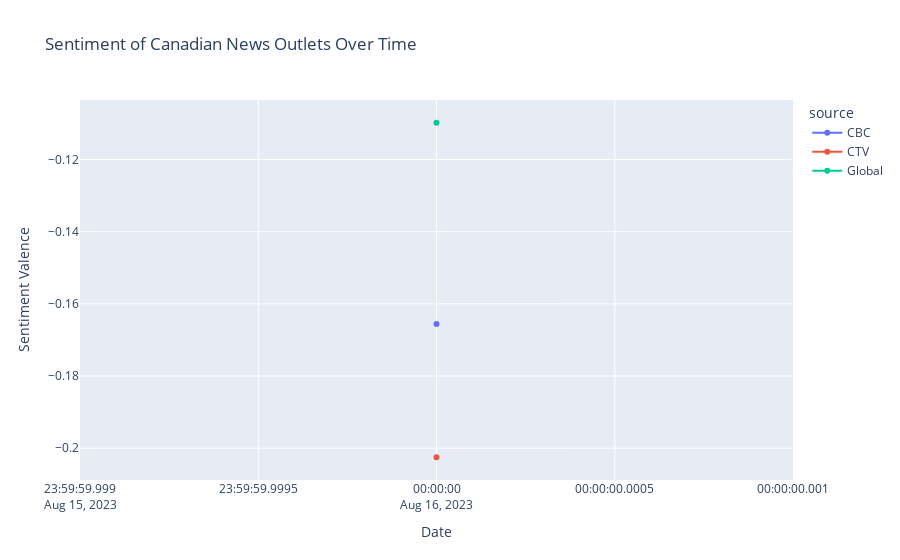

Here is the notebook cell this chart was saved with:
### Markdown cell above
# Plotting Results

### Code cell
import plotly.express as px

fig = px.line(grouped_df, x = 'date', y = 'compound', color = 'source', title = "Sentiment Valence over Time", markers = True)
fig.update_layout(
    title = "Sentiment of Canadian News Outlets Over Time",
    xaxis_title = "Date",
    yaxis_title = "Sentiment Valence"
)

fig.show()

### Figure 1 — Plotly figure (JSON) as saved in the notebook; plotly's stock layout.template omitted (floating-point values rounded to 4 significant figures)
{"data": [{"hovertemplate": "source=CBC<br>date=%{x}<br>compound=%{y}<extra></extra>", "legendgroup": "CBC", "line": {"color": "#636efa", "dash": "solid"}, "marker": {"symbol": "circle"}, "mode": "lines+markers", "name": "CBC", "orientation": "v", "showlegend": true, "type": "scatter", "x": ["2023-08-16"], "xaxis": "x", "y": [-0.1656], "yaxis": "y"}, {"hovertemplate": "source=CTV<br>date=%{x}<br>compound=%{y}<extra></extra>", "legendgroup": "CTV", "line": {"color": "#EF553B", "dash": "solid"}, "marker": {"symbol": "circle"}, "mode": "lines+markers", "name": "CTV", "orientation": "v", "showlegend": true, "type": "scatter", "x": ["2023-08-16"], "xaxis": "x", "y": [-0.2025], "yaxis": "y"}, {"hovertemplate": "source=Global<br>date=%{x}<br>compound=%{y}<extra></extra>", "legendgroup": "Global", "line": {"color": "#00cc96", "dash": "solid"}, "marker": {"symbol": "circle"}, "mode": "lines+markers", "name": "Global", "orientation": "v", "showlegend": true, "type": "scatter", "x": ["2023-08-16"], "xaxis": "x", "y": [-0.1098], "yaxis": "y"}], "layout": {"legend": {"title": {"text": "source"}, "tracegroupgap": 0}, "title": {"text": "Sentiment of Canadian News Outlets Over Time"}, "xaxis": {"anchor": "y", "domain": [0, 1], "title": {"text": "Date"}}, "yaxis": {"anchor": "x", "domain": [0, 1], "title": {"text": "Sentiment Valence"}}}}
